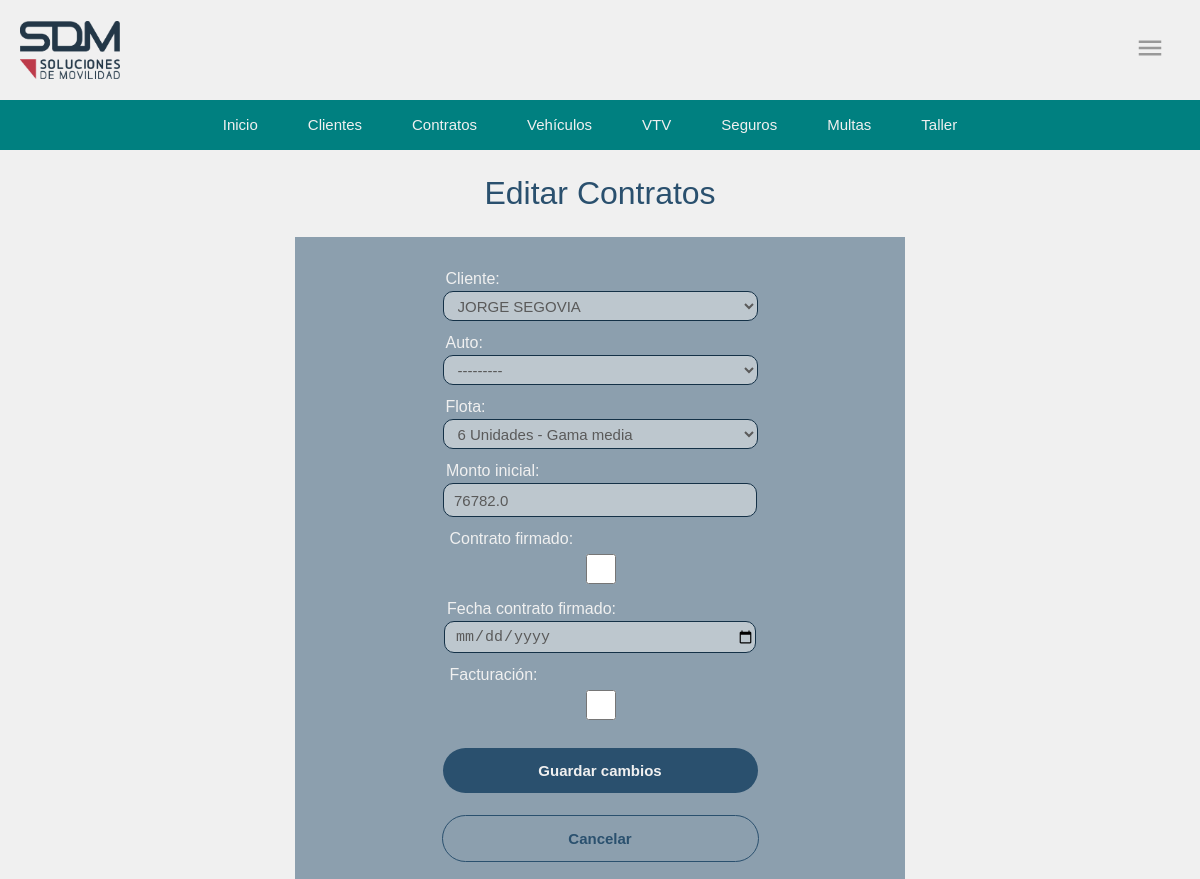
Screenshot of /operacion/contrato/editar/2/ (signed in) with the database file from the repository.
### operacion/models.py (models this page shows, shortened)
class Contrato(models.Model):
    cliente = models.ForeignKey('Cliente', on_delete=models.CASCADE)
    auto = models.ForeignKey('Automovil', on_delete=models.CASCADE, blank=True, null=True)
    flota = models.ForeignKey('Flota', on_delete=models.CASCADE, blank=True, null=True)
    monto_inicial = models.FloatField()
    contrato_firmado = models.BooleanField(default=False)
    fecha_contrato_firmado = models.DateField()
    facturacion = models.BooleanField(default=False, verbose_name="Facturación")

### operacion/views.py (the view)
# urls.py: path('contrato/editar/<int:pk>/', editar_contrato, name='editar_contrato'),
@login_required
def editar_contrato(request, pk):
    contrato = get_object_or_404(Contrato, pk=pk)
    if request.method == 'POST':
        form = ContratoForm(request.POST, instance=contrato)
        if form.is_valid():
            form.save()
            return redirect('listado_contrato')
    else:
        form = ContratoForm(instance=contrato)
    return render(request, 'contrato/editar_contrato.html', {'form': form})

### operacion/forms.py (shortened to what this page needs)
class ContratoForm(forms.ModelForm):
    class Meta:
        model = Contrato
        fields = '__all__'  # Incluye todos los campos del modelo
        widgets = {
            'fecha_contrato_firmado': forms.DateInput(
                attrs={'type': 'date', 'class': 'form-control'}
            ),
        }
    def __init__(self, *args, **kwargs):
        super().__init__(*args, **kwargs)
        self.fields['auto'].queryset = Automovil.objects.filter(visibilidad=True)
        self.fields['cliente'].queryset = Cliente.objects.filter(visible=True)
        self.fields['flota'].queryset = Flota.objects.filter(disponible=True)

### operacion/models.py (called while the page is built)
    def __str__(self):
        return f"{self.nombre} - {self.marca.nombre}"

    def __str__(self):
        return f"{self.razon_social}"

    def __str__(self):
        return f"{self.descripcion}"

    def __str__(self):
        return f"{self.marca} ({self.patente})"

### operacion/templates/contrato/editar_contrato.html (shortened to what this page needs)
{% load static %}
<!DOCTYPE html>
<html lang="en">
<head>
    <link rel="stylesheet" type="text/css" href="{% static './style_form.css' %}">
</head>
<body class="app">
    <div class="head">
        {% include 'cabecera.html' %}
        {% include 'bnav.html' %}
    </div>
    <h1>Editar Contratos</h1>
    <form method="post">
        {{ form.as_p }}
        <button type="submit">Guardar cambios</button>
        <a href="{% url 'listado_contrato' %}">Cancelar</a>
    </form>
</body>
</html>

### operacion/static/style_form.css (style rules this page uses)
body { margin: 0; padding: 0; }
:root { --background: rgb(240,240,240); --foreground: rgb(42, 80, 110); }
.app { display: flex; flex-direction: column; justify-content: center; align-items: center; background-color: var(--background); }
.head { position: sticky; top: 0; z-index: 99; }
h1 { color:var(--foreground); font-family: Verdana, Geneva, Tahoma, sans-serif; font-weight: lighter; margin: 25px; }
form button { margin: 20px; width: 315px; height: 45px; background-color: rgb(42, 80, 110); border-radius: 50px; border: 0px; color: rgb(240,240,240); font-size: 15px; font-family: Verdana, Geneva, Tahoma, sans-serif; font-weight: bold; }
form a { margin: 2px; width: 315px; height: 45px; border-radius: 50px; border: solid 1px rgb(42, 80, 110); color: rgb(42, 80, 110); font-size: 15px; font-family: Verdana, Geneva, Tahoma, sans-serif; font-weight: bold; text-decoration: none; text-align: center; align-content: center; }

### operacion/static/style_cabecera.css (style rules this page uses)
body { margin: 0; padding: 0; }

### operacion/static/style_bnav.css (style rules this page uses)
body { margin: 0; padding: 0; }

### rows the page displays
Contrato: cliente "JORGE SEGOVIA", auto "---------", flota "6 Unidades - Gama media", monto_inicial "76782.0"
